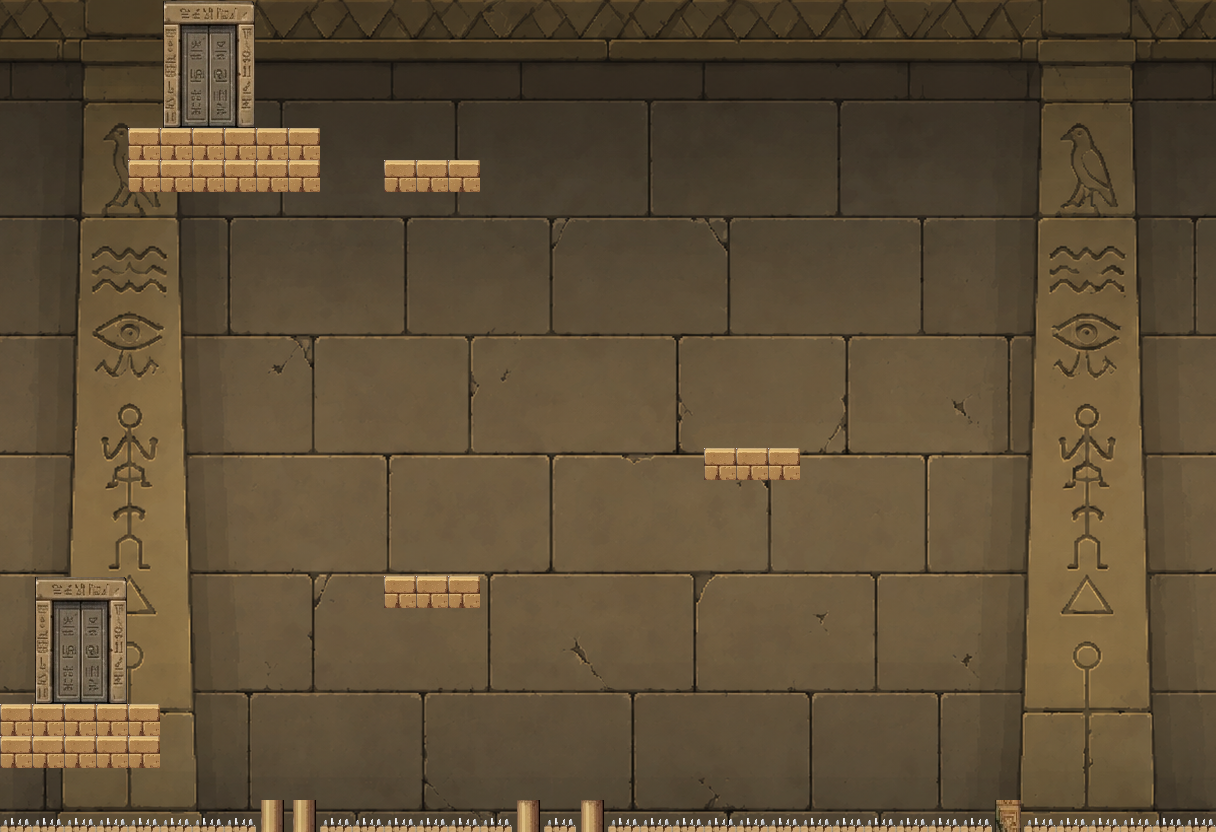

This is a level from a 2D game, rendered from its Tiled map with the project's own tilesets. A one-line summary and the map file follow, with tile-layer data summarised:
An orthogonal 38x26 tile map with 32x32 px tiles, 2 tile layers (Livello tile 1, Livello tile 2), 3 tilesets and 12 objects (6x solid, start, mobile, finish, scarabeo, ...).

<map version="1.10" tiledversion="1.11.2" orientation="orthogonal" renderorder="right-down" width="38" height="26" tilewidth="32" tileheight="32" infinite="0" nextlayerid="51" nextobjectid="13">
 <properties>
  <property name="dimensionePersonaggio" type="float" value="57.6" />
  <property name="parallasse" type="float" value="0.75" />
 </properties>
 <tileset firstgid="1" source="Sfondo1.tsx" />
 <tileset firstgid="1537" source="Griglia.tsx" />
 <tileset firstgid="1777" source="GrigliaPresente.tsx" />
 <layer id="1" name="Livello tile 1" width="38" height="26">
  <data>[988 cells, 988 non-empty, 988 distinct tile ids]</data>
 </layer>
 <layer id="3" name="Livello tile 2" width="38" height="26">
  <data>[988 cells, 93 non-empty, 17 distinct tile ids]</data>
 </layer>
 <objectgroup id="50" name="oggetti">
  <object id="1" name="solid" x="0" y="704" width="160" height="64" />
  <object id="2" name="start" x="32" y="576" width="96" height="128" />
  <object id="3" name="solid" x="384" y="576" width="96" height="32" />
  <object id="4" name="solid" x="704" y="448" width="96" height="32" />
  <object id="5" name="mobile" x="704" y="288" width="80" height="16">
   <properties>
    <property name="dx" type="float" value="48" />
    <property name="dy" type="float" value="0" />
    <property name="durata" type="float" value="1.4" />
   </properties>
  </object>
  <object id="6" name="solid" x="384" y="160" width="96" height="32" />
  <object id="7" name="solid" x="128" y="128" width="192" height="64" />
  <object id="8" name="finish" x="160" y="0" width="96" height="128" />
  <object id="9" name="scarabeo" x="420" y="126" width="24" height="24" />
  <object id="10" name="gabbia" x="406" y="108" width="52" height="52" />
  <object id="11" name="solid" x="0" y="832" width="1216" height="32" />
  <object id="12" name="kill" x="0" y="813" width="1216" height="19" />
 </objectgroup>
</map>
